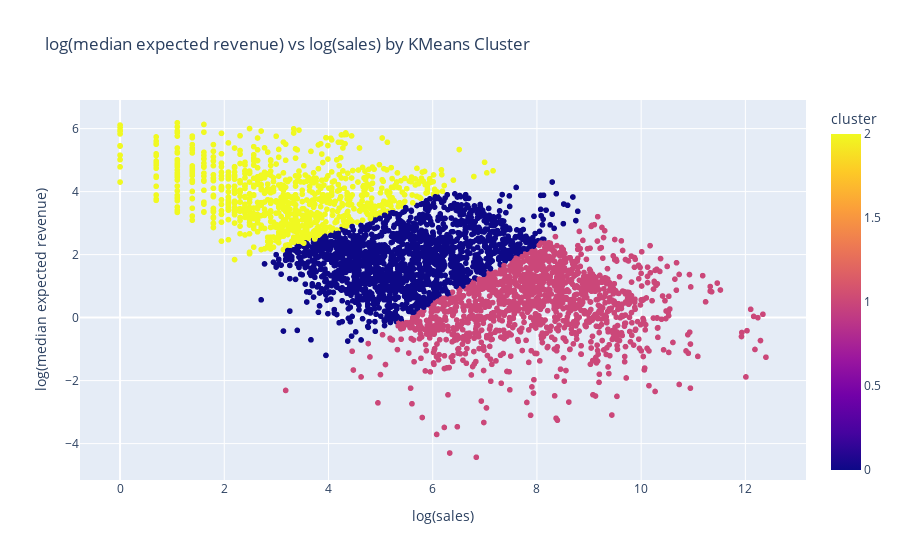

The code cell stored with this chart in its notebook:
### Code cell
from sklearn.cluster import KMeans
from sklearn.preprocessing import StandardScaler
from sklearn.pipeline import Pipeline
import seaborn as sns
import matplotlib.pyplot as plt
import plotly.express as px

df = agg_df.toPandas()
df = df.fillna(0)
df['record_count'] = np.log(df['record_count'])
# df['dollar_value_median'] = np.log(df['dollar_value_median'])
df['expected_revenue_median'] = np.log(df['expected_revenue_median'])
pipeline = Pipeline([
    ('scaler', StandardScaler()),
    ('kmeans', KMeans(n_clusters=3, random_state=0))
])

df['cluster'] = pipeline.fit_predict(df[[
    'record_count', 
    # 'merchant_fraud_probability', 
    'expected_revenue_median'
]])

fig = px.scatter(
    df, 
    x='record_count', 
    y='expected_revenue_median', 
    color='cluster', 
    title='log(median expected revenue) vs log(sales) by KMeans Cluster', 
    labels={
        'record_count': 'log(sales)',
        'expected_revenue_median': 'log(median expected revenue)'
    },
    hover_data=['merchant_abn']
)

fig.show()

### Figure 1 — Plotly figure (JSON) as saved in the notebook; plotly's stock layout.template omitted (floating-point values rounded to 4 significant figures; data arrays with more than 128 entries replaced by an {"elided": "..."} marker saying what was removed)
{"data": [{"customdata": {"elided": "4026x1 str values"}, "hovertemplate": "log(sales)=%{x}<br>log(median expected revenue)=%{y}<br>merchant_abn=%{customdata[0]}<br>cluster=%{marker.color}<extra></extra>", "legendgroup": "", "marker": {"color": {"elided": "4026 int values"}, "coloraxis": "coloraxis", "symbol": "circle"}, "mode": "markers", "name": "", "showlegend": false, "type": "scattergl", "x": {"elided": "4026 float values"}, "xaxis": "x", "y": {"elided": "4026 float values"}, "yaxis": "y"}], "layout": {"coloraxis": {"colorbar": {"title": {"text": "cluster"}}, "colorscale": [[0, "#0d0887"], [0.1111, "#46039f"], [0.2222, "#7201a8"], [0.3333, "#9c179e"], [0.4444, "#bd3786"], [0.5556, "#d8576b"], [0.6667, "#ed7953"], [0.7778, "#fb9f3a"], [0.8889, "#fdca26"], [1, "#f0f921"]]}, "legend": {"tracegroupgap": 0}, "title": {"text": "log(median expected revenue) vs log(sales) by KMeans Cluster"}, "xaxis": {"anchor": "y", "domain": [0, 1], "title": {"text": "log(sales)"}}, "yaxis": {"anchor": "x", "domain": [0, 1], "title": {"text": "log(median expected revenue)"}}}}
